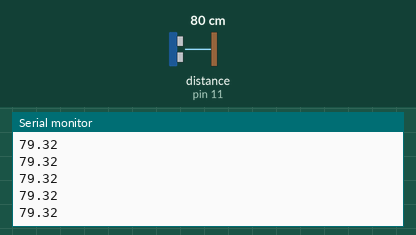
Recording of a sketch running on a simulated Arduino Uno, built with avr-gcc and run on an emulated ATmega328P. Parts: the last lines printed to the serial monitor. Wiring (inferred from the names in the program): ultrasonic range finder: trigger pin 10; echo pin 11. Inputs (shaded band) come from the test bench; at power-on: distance to the obstacle (sensor on pin 11) 80 cm. The echo pulse lasts 58.3 µs per cm.

Above: at 1.2 s.
1.3 s: distance to the obstacle (sensor on pin 11) set to 2 cm
At 1.6 s:
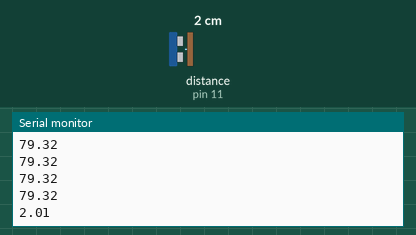
2.8 s: distance to the obstacle (sensor on pin 11) set to 4 cm
At 2.8 s:
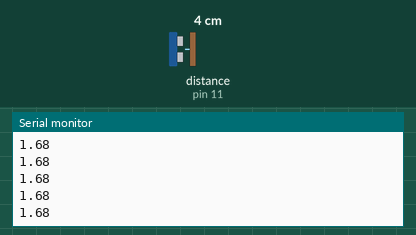
Timing chart, 0 to 5.8 s (numbered marks = the images above; inputs shaded):
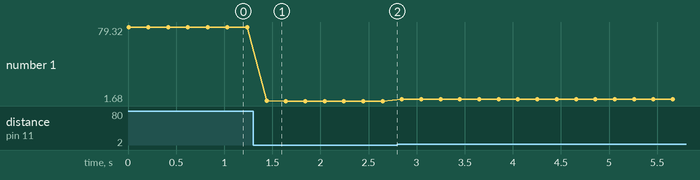

Measured:
- after the input at 1.3 s, the serial monitor: prints a new line after 0.14 s (image 1)
- plotted number 1: 79.32 → 1.68 after the input at 1.3 s, 1.68 → 3.66 after the input at 2.8 s

The sketch:

ultrasonic_test.ino
```cpp
const int TRIG = 10, ECHO = 11;

void setup() {
  Serial.begin(9600);
  pinMode(TRIG, OUTPUT);
  pinMode(ECHO, INPUT);
}

void loop() {
  digitalWrite(TRIG, LOW);  delayMicroseconds(2);
  digitalWrite(TRIG, HIGH); delayMicroseconds(10);
  digitalWrite(TRIG, LOW);
  long t = pulseIn(ECHO, HIGH, 30000);
  Serial.println(t * 0.034 / 2);
  delay(200);
}
```
